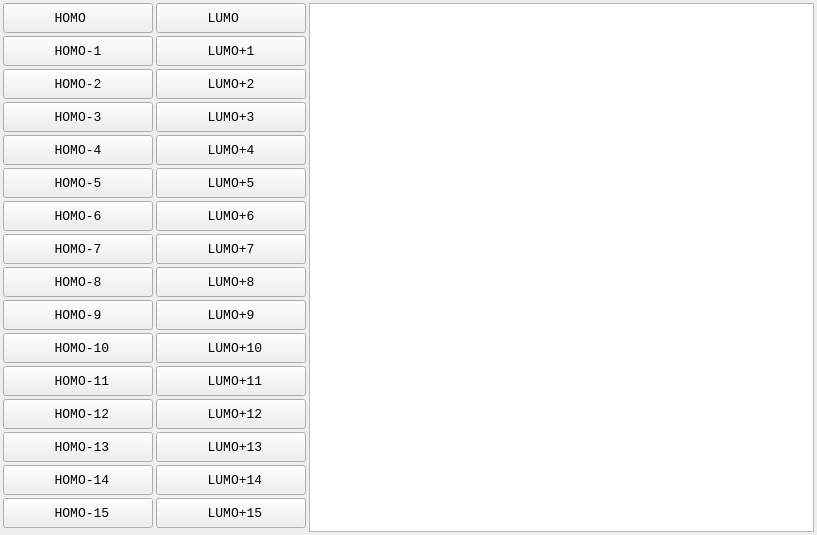
<?xml version="1.0" encoding="UTF-8"?>
<ui version="4.0">
 <class>Orbital_Viewer</class>
 <widget class="QWidget" name="Orbital_Viewer">
  <property name="geometry">
   <rect>
    <x>0</x>
    <y>0</y>
    <width>817</width>
    <height>535</height>
   </rect>
  </property>
  <property name="windowTitle">
   <string>Orbital Viewer</string>
  </property>
  <layout class="QHBoxLayout" name="horizontalLayout">
   <property name="spacing">
    <number>3</number>
   </property>
   <property name="leftMargin">
    <number>3</number>
   </property>
   <property name="topMargin">
    <number>3</number>
   </property>
   <property name="rightMargin">
    <number>3</number>
   </property>
   <property name="bottomMargin">
    <number>3</number>
   </property>
   <item>
    <layout class="QGridLayout" name="gridLayout">
     <property name="sizeConstraint">
      <enum>QLayout::SetDefaultConstraint</enum>
     </property>
     <property name="spacing">
      <number>3</number>
     </property>
     <item row="16" column="0">
      <widget class="QPushButton" name="HOMO8_pushButton">
       <property name="minimumSize">
        <size>
         <width>150</width>
         <height>30</height>
        </size>
       </property>
       <property name="baseSize">
        <size>
         <width>0</width>
         <height>0</height>
        </size>
       </property>
       <property name="font">
        <font>
         <family>Consolas</family>
         <pointsize>10</pointsize>
        </font>
       </property>
       <property name="text">
        <string>HOMO-8</string>
       </property>
      </widget>
     </item>
     <item row="11" column="0">
      <widget class="QPushButton" name="HOMO3_pushButton">
       <property name="minimumSize">
        <size>
         <width>150</width>
         <height>30</height>
        </size>
       </property>
       <property name="baseSize">
        <size>
         <width>0</width>
         <height>0</height>
        </size>
       </property>
       <property name="font">
        <font>
         <family>Consolas</family>
         <pointsize>10</pointsize>
        </font>
       </property>
       <property name="text">
        <string>HOMO-3</string>
       </property>
      </widget>
     </item>
     <item row="18" column="1">
      <widget class="QPushButton" name="LUMO10_pushButton">
       <property name="minimumSize">
        <size>
         <width>150</width>
         <height>30</height>
        </size>
       </property>
       <property name="baseSize">
        <size>
         <width>0</width>
         <height>0</height>
        </size>
       </property>
       <property name="font">
        <font>
         <family>Consolas</family>
         <pointsize>10</pointsize>
        </font>
       </property>
       <property name="text">
        <string> LUMO+10</string>
       </property>
      </widget>
     </item>
     <item row="15" column="0">
      <widget class="QPushButton" name="HOMO7_pushButton">
       <property name="minimumSize">
        <size>
         <width>150</width>
         <height>30</height>
        </size>
       </property>
       <property name="baseSize">
        <size>
         <width>0</width>
         <height>0</height>
        </size>
       </property>
       <property name="font">
        <font>
         <family>Consolas</family>
         <pointsize>10</pointsize>
        </font>
       </property>
       <property name="text">
        <string>HOMO-7</string>
       </property>
      </widget>
     </item>
     <item row="13" column="0">
      <widget class="QPushButton" name="HOMO5_pushButton">
       <property name="minimumSize">
        <size>
         <width>150</width>
         <height>30</height>
        </size>
       </property>
       <property name="baseSize">
        <size>
         <width>0</width>
         <height>0</height>
        </size>
       </property>
       <property name="font">
        <font>
         <family>Consolas</family>
         <pointsize>10</pointsize>
        </font>
       </property>
       <property name="text">
        <string>HOMO-5</string>
       </property>
      </widget>
     </item>
     <item row="8" column="1">
      <widget class="QPushButton" name="LUMO_pushButton">
       <property name="minimumSize">
        <size>
         <width>150</width>
         <height>30</height>
        </size>
       </property>
       <property name="baseSize">
        <size>
         <width>0</width>
         <height>0</height>
        </size>
       </property>
       <property name="font">
        <font>
         <family>Consolas</family>
         <pointsize>10</pointsize>
        </font>
       </property>
       <property name="text">
        <string>LUMO  </string>
       </property>
      </widget>
     </item>
     <item row="14" column="0">
      <widget class="QPushButton" name="HOMO6_pushButton">
       <property name="minimumSize">
        <size>
         <width>150</width>
         <height>30</height>
        </size>
       </property>
       <property name="baseSize">
        <size>
         <width>0</width>
         <height>0</height>
        </size>
       </property>
       <property name="font">
        <font>
         <family>Consolas</family>
         <pointsize>10</pointsize>
        </font>
       </property>
       <property name="text">
        <string>HOMO-6</string>
       </property>
      </widget>
     </item>
     <item row="10" column="0">
      <widget class="QPushButton" name="HOMO2_pushButton">
       <property name="minimumSize">
        <size>
         <width>150</width>
         <height>30</height>
        </size>
       </property>
       <property name="baseSize">
        <size>
         <width>0</width>
         <height>0</height>
        </size>
       </property>
       <property name="font">
        <font>
         <family>Consolas</family>
         <pointsize>10</pointsize>
        </font>
       </property>
       <property name="text">
        <string>HOMO-2</string>
       </property>
      </widget>
     </item>
     <item row="17" column="1">
      <widget class="QPushButton" name="LUMO9_pushButton">
       <property name="minimumSize">
        <size>
         <width>150</width>
         <height>30</height>
        </size>
       </property>
       <property name="baseSize">
        <size>
         <width>0</width>
         <height>0</height>
        </size>
       </property>
       <property name="font">
        <font>
         <family>Consolas</family>
         <pointsize>10</pointsize>
        </font>
       </property>
       <property name="text">
        <string>LUMO+9</string>
       </property>
      </widget>
     </item>
     <item row="23" column="1">
      <widget class="QPushButton" name="LUMO15_pushButton">
       <property name="minimumSize">
        <size>
         <width>150</width>
         <height>30</height>
        </size>
       </property>
       <property name="baseSize">
        <size>
         <width>0</width>
         <height>0</height>
        </size>
       </property>
       <property name="font">
        <font>
         <family>Consolas</family>
         <pointsize>10</pointsize>
        </font>
       </property>
       <property name="text">
        <string> LUMO+15</string>
       </property>
      </widget>
     </item>
     <item row="17" column="0">
      <widget class="QPushButton" name="HOMO9_pushButton">
       <property name="minimumSize">
        <size>
         <width>150</width>
         <height>30</height>
        </size>
       </property>
       <property name="baseSize">
        <size>
         <width>0</width>
         <height>0</height>
        </size>
       </property>
       <property name="font">
        <font>
         <family>Consolas</family>
         <pointsize>10</pointsize>
        </font>
       </property>
       <property name="text">
        <string>HOMO-9</string>
       </property>
      </widget>
     </item>
     <item row="20" column="1">
      <widget class="QPushButton" name="LUMO12_pushButton">
       <property name="minimumSize">
        <size>
         <width>150</width>
         <height>30</height>
        </size>
       </property>
       <property name="baseSize">
        <size>
         <width>0</width>
         <height>0</height>
        </size>
       </property>
       <property name="font">
        <font>
         <family>Consolas</family>
         <pointsize>10</pointsize>
        </font>
       </property>
       <property name="text">
        <string> LUMO+12</string>
       </property>
      </widget>
     </item>
     <item row="13" column="1">
      <widget class="QPushButton" name="LUMO5_pushButton">
       <property name="minimumSize">
        <size>
         <width>150</width>
         <height>30</height>
        </size>
       </property>
       <property name="baseSize">
        <size>
         <width>0</width>
         <height>0</height>
        </size>
       </property>
       <property name="font">
        <font>
         <family>Consolas</family>
         <pointsize>10</pointsize>
        </font>
       </property>
       <property name="text">
        <string>LUMO+5</string>
       </property>
      </widget>
     </item>
     <item row="11" column="1">
      <widget class="QPushButton" name="LUMO3_pushButton">
       <property name="minimumSize">
        <size>
         <width>150</width>
         <height>30</height>
        </size>
       </property>
       <property name="baseSize">
        <size>
         <width>0</width>
         <height>0</height>
        </size>
       </property>
       <property name="font">
        <font>
         <family>Consolas</family>
         <pointsize>10</pointsize>
        </font>
       </property>
       <property name="text">
        <string>LUMO+3</string>
       </property>
      </widget>
     </item>
     <item row="19" column="1">
      <widget class="QPushButton" name="LUMO11_pushButton">
       <property name="minimumSize">
        <size>
         <width>150</width>
         <height>30</height>
        </size>
       </property>
       <property name="baseSize">
        <size>
         <width>0</width>
         <height>0</height>
        </size>
       </property>
       <property name="font">
        <font>
         <family>Consolas</family>
         <pointsize>10</pointsize>
        </font>
       </property>
       <property name="text">
        <string> LUMO+11</string>
       </property>
      </widget>
     </item>
     <item row="14" column="1">
      <widget class="QPushButton" name="LUMO6_pushButton">
       <property name="minimumSize">
        <size>
         <width>150</width>
         <height>30</height>
        </size>
       </property>
       <property name="baseSize">
        <size>
         <width>0</width>
         <height>0</height>
        </size>
       </property>
       <property name="font">
        <font>
         <family>Consolas</family>
         <pointsize>10</pointsize>
        </font>
       </property>
       <property name="text">
        <string>LUMO+6</string>
       </property>
      </widget>
     </item>
     <item row="22" column="1">
      <widget class="QPushButton" name="LUMO14_pushButton">
       <property name="minimumSize">
        <size>
         <width>150</width>
         <height>30</height>
        </size>
       </property>
       <property name="baseSize">
        <size>
         <width>0</width>
         <height>0</height>
        </size>
       </property>
       <property name="font">
        <font>
         <family>Consolas</family>
         <pointsize>10</pointsize>
        </font>
       </property>
       <property name="text">
        <string> LUMO+14</string>
       </property>
      </widget>
     </item>
     <item row="12" column="0">
      <widget class="QPushButton" name="HOMO4_pushButton">
       <property name="minimumSize">
        <size>
         <width>150</width>
         <height>30</height>
        </size>
       </property>
       <property name="baseSize">
        <size>
         <width>0</width>
         <height>0</height>
        </size>
       </property>
       <property name="font">
        <font>
         <family>Consolas</family>
         <pointsize>10</pointsize>
        </font>
       </property>
       <property name="text">
        <string>HOMO-4</string>
       </property>
      </widget>
     </item>
     <item row="22" column="0">
      <widget class="QPushButton" name="HOMO14_pushButton">
       <property name="minimumSize">
        <size>
         <width>150</width>
         <height>30</height>
        </size>
       </property>
       <property name="baseSize">
        <size>
         <width>0</width>
         <height>0</height>
        </size>
       </property>
       <property name="font">
        <font>
         <family>Consolas</family>
         <pointsize>10</pointsize>
        </font>
       </property>
       <property name="text">
        <string> HOMO-14</string>
       </property>
      </widget>
     </item>
     <item row="16" column="1">
      <widget class="QPushButton" name="LUMO8_pushButton">
       <property name="minimumSize">
        <size>
         <width>150</width>
         <height>30</height>
        </size>
       </property>
       <property name="baseSize">
        <size>
         <width>0</width>
         <height>0</height>
        </size>
       </property>
       <property name="font">
        <font>
         <family>Consolas</family>
         <pointsize>10</pointsize>
        </font>
       </property>
       <property name="text">
        <string>LUMO+8</string>
       </property>
      </widget>
     </item>
     <item row="15" column="1">
      <widget class="QPushButton" name="LUMO7_pushButton">
       <property name="minimumSize">
        <size>
         <width>150</width>
         <height>30</height>
        </size>
       </property>
       <property name="baseSize">
        <size>
         <width>0</width>
         <height>0</height>
        </size>
       </property>
       <property name="font">
        <font>
         <family>Consolas</family>
         <pointsize>10</pointsize>
        </font>
       </property>
       <property name="text">
        <string>LUMO+7</string>
       </property>
      </widget>
     </item>
     <item row="18" column="0">
      <widget class="QPushButton" name="HOMO10_pushButton">
       <property name="minimumSize">
        <size>
         <width>150</width>
         <height>30</height>
        </size>
       </property>
       <property name="baseSize">
        <size>
         <width>0</width>
         <height>0</height>
        </size>
       </property>
       <property name="font">
        <font>
         <family>Consolas</family>
         <pointsize>10</pointsize>
        </font>
       </property>
       <property name="text">
        <string> HOMO-10</string>
       </property>
      </widget>
     </item>
     <item row="9" column="1">
      <widget class="QPushButton" name="LUMO1_pushButton">
       <property name="minimumSize">
        <size>
         <width>150</width>
         <height>30</height>
        </size>
       </property>
       <property name="baseSize">
        <size>
         <width>0</width>
         <height>0</height>
        </size>
       </property>
       <property name="font">
        <font>
         <family>Consolas</family>
         <pointsize>10</pointsize>
        </font>
       </property>
       <property name="text">
        <string>LUMO+1</string>
       </property>
      </widget>
     </item>
     <item row="8" column="0">
      <widget class="QPushButton" name="HOMO_pushButton">
       <property name="minimumSize">
        <size>
         <width>150</width>
         <height>30</height>
        </size>
       </property>
       <property name="baseSize">
        <size>
         <width>0</width>
         <height>0</height>
        </size>
       </property>
       <property name="font">
        <font>
         <family>Consolas</family>
         <pointsize>10</pointsize>
        </font>
       </property>
       <property name="text">
        <string>HOMO  </string>
       </property>
      </widget>
     </item>
     <item row="21" column="1">
      <widget class="QPushButton" name="LUMO13_pushButton">
       <property name="minimumSize">
        <size>
         <width>150</width>
         <height>30</height>
        </size>
       </property>
       <property name="baseSize">
        <size>
         <width>0</width>
         <height>0</height>
        </size>
       </property>
       <property name="font">
        <font>
         <family>Consolas</family>
         <pointsize>10</pointsize>
        </font>
       </property>
       <property name="text">
        <string> LUMO+13</string>
       </property>
      </widget>
     </item>
     <item row="12" column="1">
      <widget class="QPushButton" name="LUMO4_pushButton">
       <property name="minimumSize">
        <size>
         <width>150</width>
         <height>30</height>
        </size>
       </property>
       <property name="baseSize">
        <size>
         <width>0</width>
         <height>0</height>
        </size>
       </property>
       <property name="font">
        <font>
         <family>Consolas</family>
         <pointsize>10</pointsize>
        </font>
       </property>
       <property name="text">
        <string>LUMO+4</string>
       </property>
      </widget>
     </item>
     <item row="23" column="0">
      <widget class="QPushButton" name="HOMO15_pushButton">
       <property name="minimumSize">
        <size>
         <width>150</width>
         <height>30</height>
        </size>
       </property>
       <property name="baseSize">
        <size>
         <width>0</width>
         <height>0</height>
        </size>
       </property>
       <property name="font">
        <font>
         <family>Consolas</family>
         <pointsize>10</pointsize>
        </font>
       </property>
       <property name="text">
        <string> HOMO-15</string>
       </property>
      </widget>
     </item>
     <item row="21" column="0">
      <widget class="QPushButton" name="HOMO13_pushButton">
       <property name="minimumSize">
        <size>
         <width>150</width>
         <height>30</height>
        </size>
       </property>
       <property name="baseSize">
        <size>
         <width>0</width>
         <height>0</height>
        </size>
       </property>
       <property name="font">
        <font>
         <family>Consolas</family>
         <pointsize>10</pointsize>
        </font>
       </property>
       <property name="text">
        <string> HOMO-13</string>
       </property>
      </widget>
     </item>
     <item row="10" column="1">
      <widget class="QPushButton" name="LUMO2_pushButton">
       <property name="minimumSize">
        <size>
         <width>150</width>
         <height>30</height>
        </size>
       </property>
       <property name="baseSize">
        <size>
         <width>0</width>
         <height>0</height>
        </size>
       </property>
       <property name="font">
        <font>
         <family>Consolas</family>
         <pointsize>10</pointsize>
        </font>
       </property>
       <property name="text">
        <string>LUMO+2</string>
       </property>
      </widget>
     </item>
     <item row="9" column="0">
      <widget class="QPushButton" name="HOMO1_pushButton">
       <property name="minimumSize">
        <size>
         <width>150</width>
         <height>30</height>
        </size>
       </property>
       <property name="baseSize">
        <size>
         <width>0</width>
         <height>0</height>
        </size>
       </property>
       <property name="font">
        <font>
         <family>Consolas</family>
         <pointsize>10</pointsize>
        </font>
       </property>
       <property name="text">
        <string>HOMO-1</string>
       </property>
      </widget>
     </item>
     <item row="20" column="0">
      <widget class="QPushButton" name="HOMO12_pushButton">
       <property name="minimumSize">
        <size>
         <width>150</width>
         <height>30</height>
        </size>
       </property>
       <property name="baseSize">
        <size>
         <width>0</width>
         <height>0</height>
        </size>
       </property>
       <property name="font">
        <font>
         <family>Consolas</family>
         <pointsize>10</pointsize>
        </font>
       </property>
       <property name="text">
        <string> HOMO-12</string>
       </property>
      </widget>
     </item>
     <item row="19" column="0">
      <widget class="QPushButton" name="HOMO11_pushButton">
       <property name="minimumSize">
        <size>
         <width>150</width>
         <height>30</height>
        </size>
       </property>
       <property name="baseSize">
        <size>
         <width>0</width>
         <height>0</height>
        </size>
       </property>
       <property name="font">
        <font>
         <family>Consolas</family>
         <pointsize>10</pointsize>
        </font>
       </property>
       <property name="text">
        <string> HOMO-11</string>
       </property>
      </widget>
     </item>
    </layout>
   </item>
   <item>
    <widget class="QTextEdit" name="output_textEdit">
     <property name="font">
      <font>
       <family>Consolas</family>
       <pointsize>10</pointsize>
      </font>
     </property>
    </widget>
   </item>
  </layout>
 </widget>
 <resources/>
 <connections/>
</ui>
